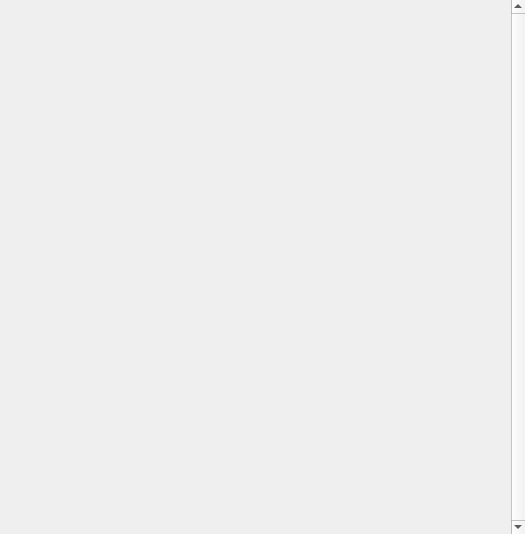
<?xml version="1.0" encoding="UTF-8"?>
<ui version="4.0">
 <class>NaoListWidget</class>
 <widget class="QWidget" name="NaoListWidget">
  <property name="geometry">
   <rect>
    <x>0</x>
    <y>0</y>
    <width>525</width>
    <height>534</height>
   </rect>
  </property>
  <property name="sizePolicy">
   <sizepolicy hsizetype="Minimum" vsizetype="Preferred">
    <horstretch>0</horstretch>
    <verstretch>0</verstretch>
   </sizepolicy>
  </property>
  <property name="windowTitle">
   <string>Form</string>
  </property>
  <property name="autoFillBackground">
   <bool>false</bool>
  </property>
  <layout class="QVBoxLayout" name="verticalLayout_2">
   <property name="leftMargin">
    <number>0</number>
   </property>
   <property name="topMargin">
    <number>0</number>
   </property>
   <property name="rightMargin">
    <number>0</number>
   </property>
   <property name="bottomMargin">
    <number>0</number>
   </property>
   <item>
    <widget class="QScrollArea" name="scrollArea">
     <property name="sizePolicy">
      <sizepolicy hsizetype="MinimumExpanding" vsizetype="Preferred">
       <horstretch>0</horstretch>
       <verstretch>0</verstretch>
      </sizepolicy>
     </property>
     <property name="minimumSize">
      <size>
       <width>500</width>
       <height>0</height>
      </size>
     </property>
     <property name="maximumSize">
      <size>
       <width>525</width>
       <height>16777215</height>
      </size>
     </property>
     <property name="focusPolicy">
      <enum>Qt::NoFocus</enum>
     </property>
     <property name="frameShape">
      <enum>QFrame::NoFrame</enum>
     </property>
     <property name="verticalScrollBarPolicy">
      <enum>Qt::ScrollBarAlwaysOn</enum>
     </property>
     <property name="sizeAdjustPolicy">
      <enum>QAbstractScrollArea::AdjustIgnored</enum>
     </property>
     <property name="widgetResizable">
      <bool>true</bool>
     </property>
     <property name="alignment">
      <set>Qt::AlignLeading|Qt::AlignLeft|Qt::AlignTop</set>
     </property>
     <widget class="QWidget" name="scrollAreaWidgetContents">
      <property name="geometry">
       <rect>
        <x>0</x>
        <y>0</y>
        <width>511</width>
        <height>534</height>
       </rect>
      </property>
      <property name="sizePolicy">
       <sizepolicy hsizetype="Minimum" vsizetype="Preferred">
        <horstretch>0</horstretch>
        <verstretch>0</verstretch>
       </sizepolicy>
      </property>
      <property name="minimumSize">
       <size>
        <width>0</width>
        <height>0</height>
       </size>
      </property>
      <property name="maximumSize">
       <size>
        <width>16777215</width>
        <height>16777215</height>
       </size>
      </property>
      <property name="focusPolicy">
       <enum>Qt::NoFocus</enum>
      </property>
      <layout class="QFormLayout" name="formLayout"/>
     </widget>
    </widget>
   </item>
  </layout>
 </widget>
 <resources/>
 <connections/>
</ui>
